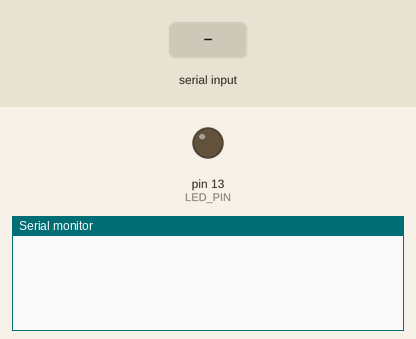
Recording of a sketch running on a simulated Arduino Uno, built with avr-gcc and run on an emulated ATmega328P. Parts: output pins drawn as LEDs (lit = HIGH), the last lines printed to the serial monitor. The test bench sets the inputs (shaded band).

Above: at 1.2 s.
1.3 s: "digitalWrite,1\n" received over Serial
At 2.5 s:
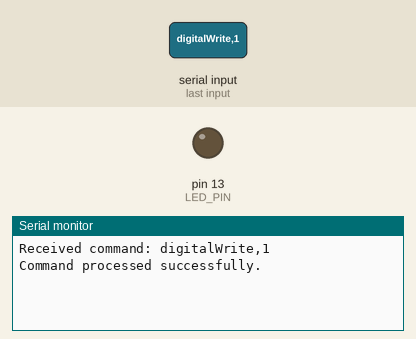
2.8 s: "digitalWrite\n" received over Serial
At 3.8 s:
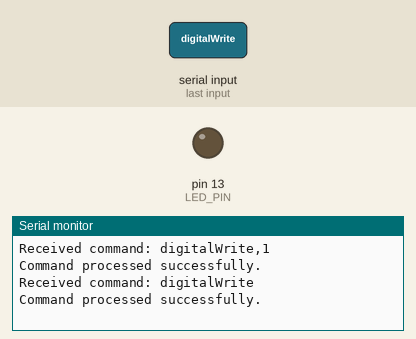
4.3 s: "(\n" received over Serial
At 4.9 s:
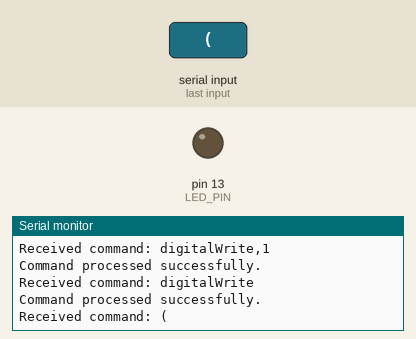

Measured:
- after the input at 1.3 s, the serial monitor: prints a new line at once (image 1)
- after the input at 2.8 s, the serial monitor: prints a new line at once (image 2)
- after the input at 4.3 s, the serial monitor: prints a new line at once (image 3)

The sketch:

arduino_sketch.ino
```cpp
int LED_PIN = 13;

void setup() {
  pinMode(LED_PIN, OUTPUT);
  Serial.begin(115200);
  while (!Serial) {}
}

void loop() {
  if (Serial.available() > 0) {
    String command = Serial.readStringUntil('\n');
    processCommand(command);
  }
}

void processCommand(String command) {
  Serial.println("Received command: " + command);

  if (command.startsWith("digitalWrite")) {
    int pin = command.substring(command.indexOf("(") + 1, command.indexOf(",")).toInt();
    int value = command.substring(command.indexOf(",") + 1, command.indexOf(")")).toInt();

    digitalWrite(pin, value);
    Serial.println("Command processed successfully.");
  }
}
```
